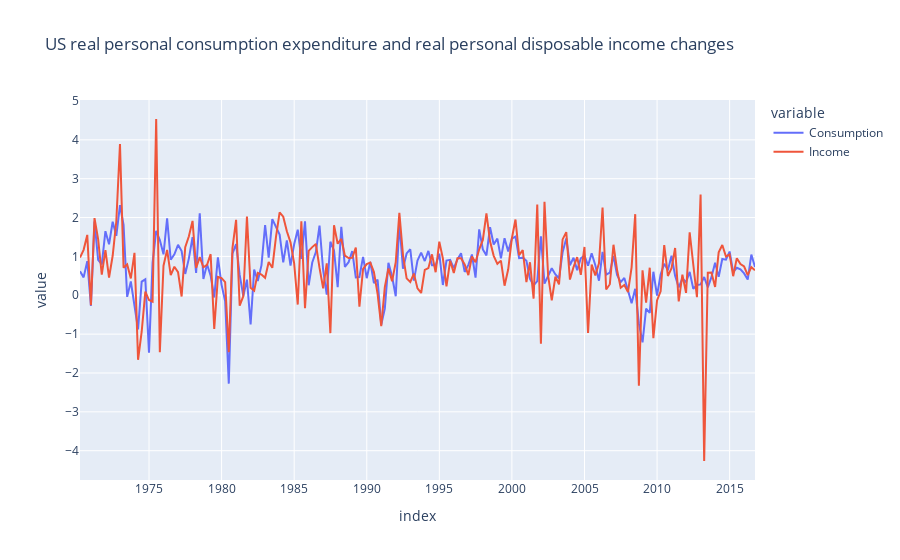

Write notebook code for a chart like this one.
### Code cell
# Reading Data
rdata = pyreadr.read_r(r"data/uschange.rda")
uschange_data = rdata['uschange']

# generating time index and indexing data
quarters = pd.date_range('1970', periods=len(uschange_data), freq = 'Q')
uschange_data.index = quarters
print(uschange_data.head(6))
px.line(uschange_data,x = uschange_data.index, y =  ['Consumption', 'Income'], 
        title = 'US real personal consumption expenditure and real personal disposable income changes')

### Figure 1 — Plotly figure (JSON) as saved in the notebook; plotly's stock layout.template omitted (floating-point values rounded to 4 significant figures; data arrays with more than 128 entries replaced by an {"elided": "..."} marker saying what was removed)
{"data": [{"hovertemplate": "variable=Consumption<br>index=%{x}<br>value=%{y}<extra></extra>", "legendgroup": "Consumption", "line": {"color": "#636efa", "dash": "solid"}, "mode": "lines", "name": "Consumption", "orientation": "v", "showlegend": true, "type": "scatter", "x": {"elided": "187 str values"}, "xaxis": "x", "y": {"elided": "187 float values"}, "yaxis": "y"}, {"hovertemplate": "variable=Income<br>index=%{x}<br>value=%{y}<extra></extra>", "legendgroup": "Income", "line": {"color": "#EF553B", "dash": "solid"}, "mode": "lines", "name": "Income", "orientation": "v", "showlegend": true, "type": "scatter", "x": {"elided": "187 str values"}, "xaxis": "x", "y": {"elided": "187 float values"}, "yaxis": "y"}], "layout": {"legend": {"title": {"text": "variable"}, "tracegroupgap": 0}, "title": {"text": "US real personal consumption expenditure and real personal disposable income changes"}, "xaxis": {"anchor": "y", "domain": [0, 1], "title": {"text": "index"}}, "yaxis": {"anchor": "x", "domain": [0, 1], "title": {"text": "value"}}}}
